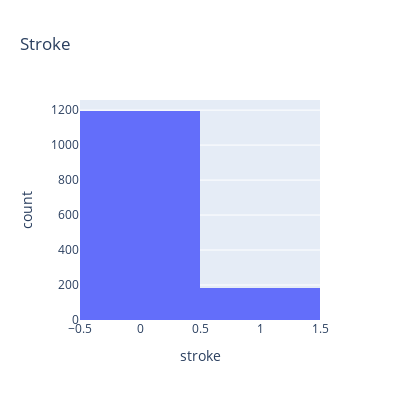

Notebook cell for this chart:
### Markdown cell above
## Basic Statistics

### Code cell
stroke = data['stroke']
print(f'Stroke: {round(stroke.value_counts(normalize=True)[1]*100,2)}% ({stroke.value_counts()[1]} patients)')
print(f'No stroke: {round(stroke.value_counts(normalize=True)[0]*100,2)}% ({stroke.value_counts()[0]} patients)')

print("\nFor comparison: ratio for all age groups:")
stroke_all = data_all['stroke']
print(f'Stroke: {round(stroke_all.value_counts(normalize=True)[1]*100,2)}% ({stroke_all.value_counts()[1]} patients)')
print(f'No stroke: {round(stroke_all.value_counts(normalize=True)[0]*100,2)}% ({stroke_all.value_counts()[0]} patients)')



fig = px.histogram(data, x="stroke", title='Stroke', width=400, height=400)
fig.show()

### Figure 1 — Plotly figure (JSON) as saved in the notebook; plotly's stock layout.template omitted (floating-point values rounded to 4 significant figures; data arrays with more than 128 entries replaced by an {"elided": "..."} marker saying what was removed)
{"data": [{"alignmentgroup": "True", "bingroup": "x", "hovertemplate": "stroke=%{x}<br>count=%{y}<extra></extra>", "legendgroup": "", "marker": {"color": "#636efa", "pattern": {"shape": ""}}, "name": "", "offsetgroup": "", "orientation": "v", "showlegend": false, "type": "histogram", "x": {"elided": "1376 int values"}, "xaxis": "x", "yaxis": "y"}], "layout": {"barmode": "relative", "height": 400, "legend": {"tracegroupgap": 0}, "title": {"text": "Stroke"}, "width": 400, "xaxis": {"anchor": "y", "domain": [0, 1], "title": {"text": "stroke"}}, "yaxis": {"anchor": "x", "domain": [0, 1], "title": {"text": "count"}}}}
